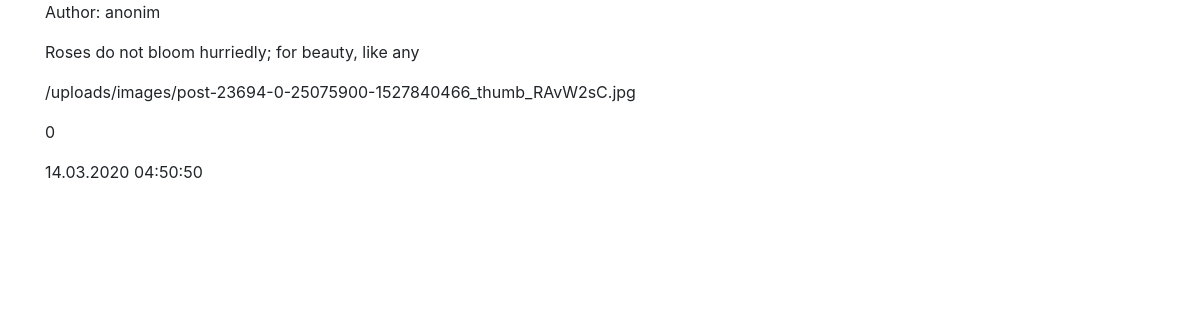
/file/2/, run on the app's committed database.
### webapp/models.py (models this page shows, shortened)
class File(models.Model):
    author = models.ForeignKey(User, on_delete=models.PROTECT, null=True, blank=True, related_name="files",
                               verbose_name="Автор")
    file = models.FileField(upload_to='images', verbose_name="File")
    caption = models.CharField(max_length=50, verbose_name="Caption")
    access = models.CharField(max_length=20, choices=ACCESS_CHOICES, default=ACCESS_CHOICES[0][0],
                              verbose_name='Access')
    created_at = models.DateTimeField(auto_now_add=True, verbose_name="Created date")

### webapp/views.py (the view)
# urls.py: path('file/<int:pk>/', FileView.as_view(), name="file_detail")
class FileView(DetailView):
    model = File
    template_name = "file/detail.html"

### webapp/templates/file/detail.html
{% extends 'base.html' %}
{% block content %}
    {% if file.author %}
        <p>Author: {{ file.author.username }}</p>
    {% else %}
        <p>Author: anonim</p>
    {% endif %}
    <p>{{ file.caption }}</p>
    <p>{{ file.file.url }}</p>
    <p>{{ file.access }}</p>
    <p>{{ file.created_at|date:'d.m.Y H:i:s' }}</p>
{% endblock %}

### data on the page
File: caption "Roses do not bloom hurriedly; for beauty, like any", file "/uploads/images/post-23694-0-25075900-1527840466_thumb_RAvW2sC.jpg", access "0", created_at "14.03.2020 04:50:50"
